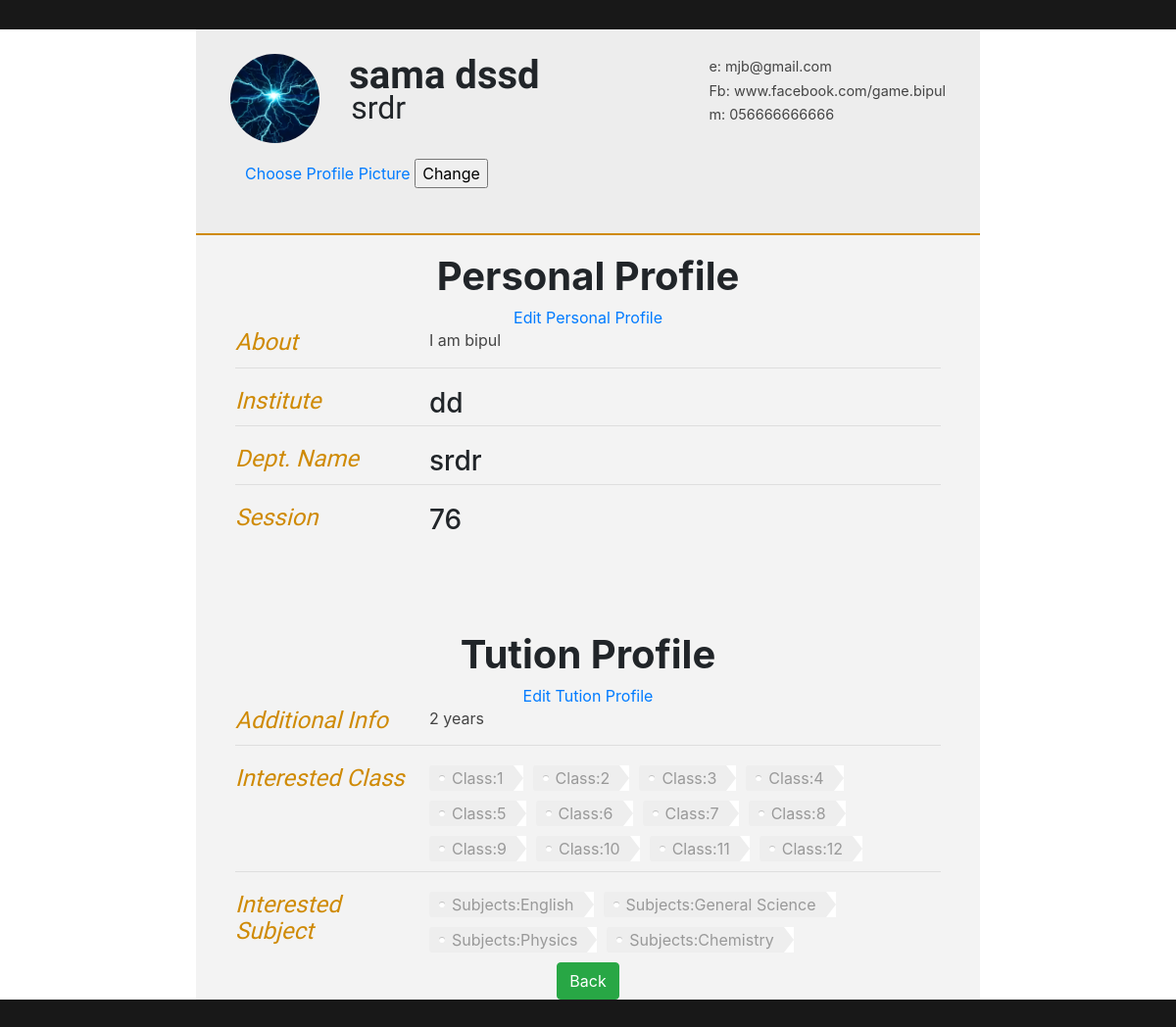
The app's page /userProfile.php?user=22 with its own data.
### tables this page shows
CREATE TABLE `tutors` (
  `id` int(11) NOT NULL,
  `firstName` varchar(40) NOT NULL,
  `lastName` varchar(40) NOT NULL,
  `instituteName` varchar(40) NOT NULL,
  `profilePic` varchar(255) NOT NULL,
  `phnNo` decimal(30,0) NOT NULL,
  `tInform` varchar(255) NOT NULL,
  `deptName` varchar(255) NOT NULL,
  `session` varchar(30) NOT NULL,
  `email` varchar(255) NOT NULL,
  `fbId` varchar(255) NOT NULL,
  `class` varchar(255) NOT NULL,
  `sub` varchar(255) NOT NULL,
  `addInfo` varchar(255) NOT NULL
);

### userProfile.php (the view, shortened to what this page needs)
<?php
    require 'serverCon.php';
    $id=$_GET['user'];
    $query = "SELECT * FROM tutors where id=$id";
    $result=mysqli_query($link,$query);
?>
<!DOCTYPE html>
<html>
<head>
  <?php  while($row=mysqli_fetch_array($result)){
      $subQuery = "SELECT * FROM tutors WHERE id = $id";
                    $subResult=mysqli_query($link,$subQuery);
                    $subRow= mysqli_fetch_array($subResult);
                    $arr = $subRow['class'];
                    $arrResult=explode(',',$arr);
                    $arr2 = $subRow['sub'];
                    $arrResult2=explode(',',$arr2);
      ?>
<link type="text/css" rel="stylesheet" href="style.css">
<link rel="stylesheet" href="assets/bootstrap/css/bootstrap.min.css">
</head>
<body id="top">
<div id="cv" class="instaFade">
	<div class="mainDetails">
		<div id="headshot" class="quickFade">
			 <?php
                        echo '<p><img src="'.$row['profilePic'].'" media-simple></p>';
                ?>
		</div>
		<div id="name">
			<h1 class="quickFade delayTwo"> <?php echo ''.$row['firstName'].'    '.$row['lastName'].' ';?></h1>
			<h2 class="quickFade delayThree"><?php echo ''.$row['deptName'].'';?></h2>
		</div>
		<div id="contactDetails" class="quickFade delayFour">
			<ul>
				<li>e: <a><?php echo ''.$row['email'].'';?></a></li>
				<li>Fb: <a href="https://<?php echo ''.$row['fbId'].'';?> " target="_blank"><?php echo ''.$row['fbId'].'';?></a></li>
				<li>m: <?php echo '0'.$row['phnNo'].'';?></li>
			</ul>
		</div>
             <div>
                 <form class="form-horizontal" method="POST" enctype="multipart/form-data" action="profilePicUpdate.php?tutor=<?php echo $id ?>">
                <div class="form-group">
          <div class="col-sm-10">
              <a href="#" style="text-decoration: underline"><label class="control-label" for="img">Choose Profile Picture</label></a>
              <input type="submit" value="Change">
          </div>
        </div>
                 </form>
            </div>
	</div>
	<div id="mainArea" class="quickFade delayFive">
		<section>
                    <div>
                        <center>
                            <h1><b><i>Personal Profile</i></b></h1>
                            <a href="edit.php?user=<?php echo $id;?>">Edit Personal Profile</a>
                        </center>
                    </div>
			<article>
				<div class="sectionTitle">
					<h1>About</h1>
				</div>
				<div class="sectionContent">
					<p><?php echo ''.$row['tInform'].'';?></p>
				</div>
			</article>
		</section>
            <section>
			<div class="sectionTitle">
				<h1>Institute</h1>
			</div>
			<div class="sectionContent">
                            <h3><?php echo ''.$row['instituteName'].'';?></h3>
			</div>
		</section>
            <section>
			<div class="sectionTitle">
				<h1>Dept. Name</h1>
			</div>
			<div class="sectionContent">
                            <h3><?php echo ''.$row['deptName'].'';?></h3>
			</div>
		</section>
		<section>
			<div class="sectionTitle">
				<h1>Session</h1>
			</div>
			<div class="sectionContent">
                            <h3><?php echo ''.$row['session'].'';?></h3>
			</div>
                    <div class="clear"></div><br>
		</section>
            <br>
            <br>
	</div>
    <div id="mainArea" class="quickFade delayFive">
		<section>
                    <div>
                        <center>
                            <h1><b><i>Tution Profile</i></b></h1>
                             <a href="editTutionProfile.php?tutor=<?php echo $id;?>">Edit Tution Profile</a>
                        </center>
                    </div>
			<article>
				<div class="sectionTitle">
					<h1>Additional Info</h1>
				</div>
				<div class="sectionContent">
					<p><?php echo ''.$subRow['addInfo'].'';?></p>
				</div>
			</article>
		</section>
            <section>
			<div class="sectionTitle">
				<h1>Interested Class</h1>
			</div>
			<div class="sectionContent">
                            <ul class="tags">
                    <?php foreach($arrResult as $val)
                        {
                        ?>
                                <li class="tag">Class:<?php  echo "$val";?></li>
                   <?php }?>
                 </ul>
			</div>
		</section>
            <section>
			<div class="sectionTitle">
				<h1>Interested Subject</h1>
			</div>
			<div class="sectionContent" >
                           <ul class="tags">
                    <?php foreach($arrResult2 as $val2)
                        {
                        ?>
                               <li class="tag">Subjects:<?php  echo "$val2";?></li>
                   <?php }?>
                 </ul>
			</div>
		</section>
            <center><a href="index.php"><button id="back" class="btn btn-success">Back</button></a></center>
            <?php
                        }
                        ?>
	</div>
</div>
</body>
</html>

### style.css (style rules this page uses)
html,body,div,span,object,iframe,h1,h2,h3,h4,h5,h6,p,blockquote,pre,abbr,address,cite,code,del,dfn,em,img,ins,kbd,q,samp,small,strong,sub,sup,var,b,i,dl,dt,dd,ol,ul,li,fieldset,form,label,legend,table,caption,tbody,tfoot,thead,tr,th,td,article,aside,canvas,details,figcaption,figure,footer,header,hgroup,menu,nav,section,summary,time,mark,audio,video { border:0; font:inherit; font-size:100%; margin:0; padding:0; vertical-align:baseline; }
article,aside,details,figcaption,figure,footer,header,hgroup,menu,nav,section { display:block; }
html, body { background: #181818; font-family: 'Lato', helvetica, arial, sans-serif; font-size: 16px; color: #222; }
p { font-size: 1em; line-height: 1.4em; margin-bottom: 20px; color: #444; }
#cv { width: 90%; max-width: 800px; background: #f3f3f3; margin: 30px auto; }
.mainDetails { padding: 25px 35px; border-bottom: 2px solid #cf8a05; background: #ededed; }
#name h1 { font-size: 2.5em; font-weight: 700; font-family: 'Rokkitt', Helvetica, Arial, sans-serif; margin-bottom: -6px; }
#name h2 { font-size: 2em; margin-left: 2px; font-family: 'Rokkitt', Helvetica, Arial, sans-serif; }
#mainArea { padding: 0 40px; }
#headshot { width: 12.5%; float: left; margin-right: 30px; }
#headshot img { width: 100%; height: auto; -webkit-border-radius: 50px; border-radius: 50px; }
#name { float: left; }
#contactDetails { float: right; }
#contactDetails ul { list-style-type: none; font-size: 0.9em; margin-top: 2px; }
#contactDetails ul li { margin-bottom: 3px; color: #444; }
#contactDetails ul li a, a[href^=tel] { color: #444; text-decoration: none; -webkit-transition: all .3s ease-in; -moz-transition: all .3s ease-in; -o-transition: all .3s ease-in; -ms-transition: all .3s ease-in; transition: all .3s ease-in; }
section { border-top: 1px solid #dedede; padding: 20px 0 0; }
section:first-child { border-top: 0; }
.sectionTitle { float: left; width: 25%; }
.sectionContent { float: right; width: 72.5%; }
.sectionTitle h1 { font-family: 'Rokkitt', Helvetica, Arial, sans-serif; font-style: italic; font-size: 1.5em; color: #cf8a05; }
.instaFade { -webkit-animation-name: reset, fade-in; -webkit-animation-duration: 1.5s; -webkit-animation-timing-function: ease-in; -moz-animation-name: reset, fade-in; -moz-animation-duration: 1.5s; -moz-animation-timing-function: ease-in; animation-name: reset, fade-in; animation-duration: 1.5s; animation-timing-function: ease-in; }
.quickFade { -webkit-animation-name: reset, fade-in; -webkit-animation-duration: 2.5s; -webkit-animation-timing-function: ease-in; -moz-animation-name: reset, fade-in; -moz-animation-duration: 2.5s; -moz-animation-timing-function: ease-in; animation-name: reset, fade-in; animation-duration: 2.5s; animation-timing-function: ease-in; }
.delayTwo { -webkit-animation-delay: 0, 1s; -moz-animation-delay: 0, 1s; animation-delay: 0, 1s; }
.delayThree { -webkit-animation-delay: 0, 1.5s; -moz-animation-delay: 0, 1.5s; animation-delay: 0, 1.5s; }
.delayFour { -webkit-animation-delay: 0, 2s; -moz-animation-delay: 0, 2s; animation-delay: 0, 2s; }
.delayFive { -webkit-animation-delay: 0, 2.5s; -moz-animation-delay: 0, 2.5s; animation-delay: 0, 2.5s; }
.tags { list-style: none; margin: 0; overflow: hidden; padding: 0; }
.tags li { float: left; }
.tag { background: #eee; border-radius: 3px 0 0 3px; color: #999; display: inline-block; height: 26px; line-height: 26px; padding: 0 20px 0 23px; position: relative; margin: 0 10px 10px 0; text-decoration: none; -webkit-transition: color 0.2s; }
.tag::before { background: #fff; border-radius: 10px; box-shadow: inset 0 1px rgba(0, 0, 0, 0.25); content: ''; height: 6px; left: 10px; position: absolute; width: 6px; top: 10px; }
.tag::after { background: #fff; border-bottom: 13px solid transparent; border-left: 10px solid #eee; border-top: 13px solid transparent; content: ''; position: absolute; right: 0; top: 0; }

### records on screen
tutors: profilePic (picture), firstName "sama", lastName "dssd", deptName "srdr", email "mjb@gmail.com", fbId "www.facebook.com/game.bipul", phnNo "56666666666", tInform "I am bipul", instituteName "dd", session "76", addInfo "2 years", class "1", class "2", class "3", class "4", class "5", class "6", class "7", class "8", class "9", class "10", class "11", class "12", sub "English", sub "General Science", sub "Physics", sub "Chemistry"
